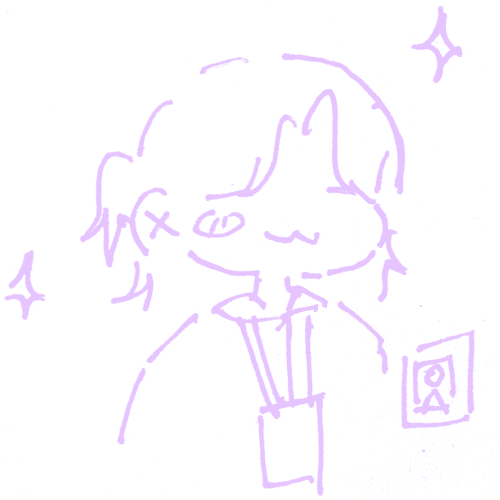
#> input picture assets/images/cess/lyra-doodle-transparent.png, 500 x 500 px
$ python generate_goodbye.py
#> lines starting #> are read from the running program, lines starting #| are printed output that depends on the picture
#!/usr/bin/env python3
"""
Generate goodbye splash artifacts for cyberdeck shutdown and reboot hooks.

Composites `assets/images/cess/lyra-doodle-transparent.png` over the theme background
(#191a28 / 0x18C5) with thickened strokes and "bai baiii" (shutdown) or "brb" (reboot).
Emits 128x128 big-endian RGB565 blobs and visual preview PNGs.
"""

from __future__ import annotations

import argparse
import sys
from pathlib import Path

from PIL import Image, ImageDraw, ImageFilter, ImageFont

_REPO_ROOT: Path = Path(__file__).resolve().parent.parent
_SOURCE_IMAGE: Path = _REPO_ROOT / "assets/images/cess/lyra-doodle-transparent.png"
_OUTPUT_DIR: Path = _REPO_ROOT / "assets/images"

_CANVAS_SIZE: int = 128
_THEME_BG: tuple[int, int, int] = (25, 26, 40)  # #191a28 / RGB565 0x18C5
_TEXT_COLOR: tuple[int, int, int] = (255, 179, 230)  # theme pink #ffb3e6


def _pack_rgb565_be(red: int, green: int, blue: int) -> bytes:
    """Pack 8-bit RGB into big-endian RGB565 bytes (matches DRAW_IMAGE blit)."""
    value = ((red & 0xF8) << 8) | ((green & 0xFC) << 3) | (blue >> 3)
    return bytes(((value >> 8) & 0xFF, value & 0xFF))


def generate_variant(text: str, output_prefix: str) -> tuple[Path, Path]:
    """Generate both preview PNG and .rgb565 blob for a goodbye doodle icon."""
#> called with text = 'bai baiii!', output_prefix = 'goodbye-shutdown'
    if not _SOURCE_IMAGE.exists():
        raise FileNotFoundError(f"Source doodle not found: {_SOURCE_IMAGE}")

    src = Image.open(_SOURCE_IMAGE).convert("RGBA")
#> src is the input picture: PIL image 500x500 RGBA; mean R, G, B, A 230, 196, 255, 20.3

    # 1. Thicken strokes before downscaling: dilate alpha and color channels
    # The strokes are delicate; dilating preserves line weight during downsampling
    alpha = src.getchannel("A")
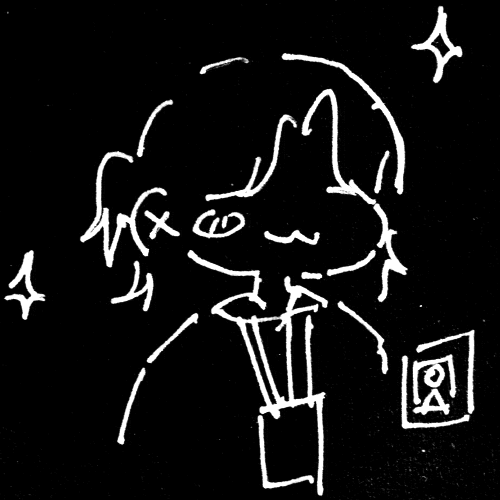
#> alpha: PIL image 500x500 L; min 0, max 255, mean 20.3
    thickened_alpha = alpha.filter(ImageFilter.MaxFilter(5))
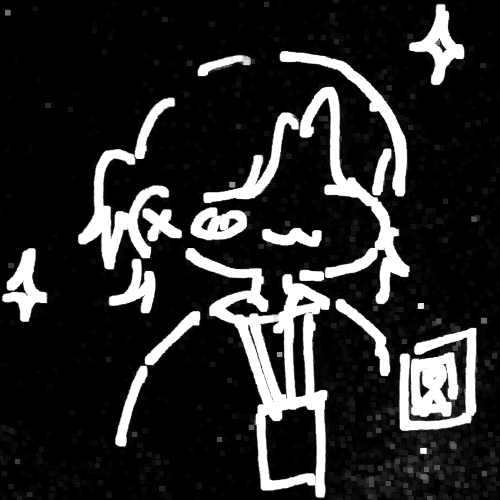
#> thickened_alpha: PIL image 500x500 L; min 0, max 255, mean 41.3
    src.putalpha(thickened_alpha)
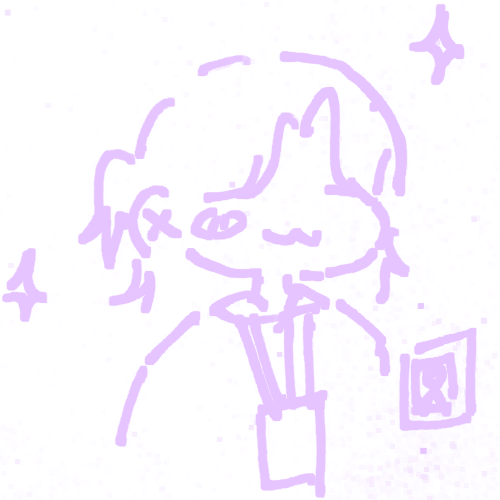
#> src: PIL image 500x500 RGBA; mean R, G, B, A 230, 196, 255, 41.3; transparent parts drawn white

    # 2. Downscale doodle to fit within 116x116 area of 128x128 canvas
    doodle_size = 116
    doodle_thumb = src.resize((doodle_size, doodle_size), Image.Resampling.LANCZOS)
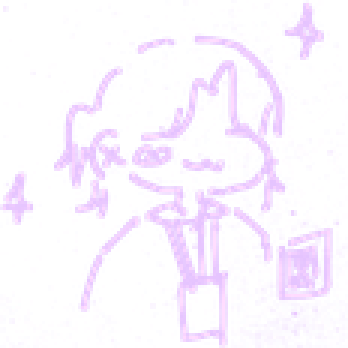
#> doodle_thumb: PIL image 116x116 RGBA (shown 3 times larger); mean R, G, B, A 127.5, 108.5, 136.9, 41; transparent parts drawn white

    # 3. Create 128x128 canvas filled with theme blurple background
    canvas = Image.new("RGBA", (_CANVAS_SIZE, _CANVAS_SIZE), (*_THEME_BG, 255))
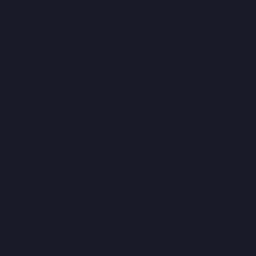
#> canvas: PIL image 128x128 RGBA (shown 2 times larger); mean R, G, B, A 25, 26, 40, 255

    # Center doodle within 128x128 canvas
    doodle_x = (_CANVAS_SIZE - doodle_size) // 2
    doodle_y = (_CANVAS_SIZE - doodle_size) // 2
    canvas.alpha_composite(doodle_thumb, (doodle_x, doodle_y))
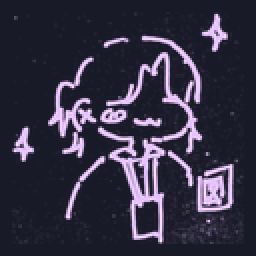
#> canvas: PIL image 128x128 RGBA (shown 2 times larger); mean R, G, B, A 52.9, 49.2, 68.4, 255

    # 4. Output Preview PNG (RGB)
    rgb_image = canvas.convert("RGB")
    preview_path = _OUTPUT_DIR / f"{output_prefix}-preview.png"
    rgb_image.save(preview_path, format="PNG")

    # 5. Output Big-Endian RGB565 Blob
    rgb565_path = _OUTPUT_DIR / f"{output_prefix}.rgb565"
    rgb565_bytes = bytearray()
    for y in range(_CANVAS_SIZE):
        for x in range(_CANVAS_SIZE):
            r, g, b = rgb_image.getpixel((x, y))
            rgb565_bytes.extend(_pack_rgb565_be(r, g, b))

    rgb565_path.write_bytes(rgb565_bytes)
    return preview_path, rgb565_path


def main() -> int:
    parser = argparse.ArgumentParser(description="Generate Cyberdeck goodbye splash artifacts")
    parser.parse_args()

    print("Generating shutdown splash ('bai baiii!')...")
    prev_sh, bin_sh = generate_variant("bai baiii!", "goodbye-shutdown")
    print(f"  Preview: {prev_sh}")
    print(f"  RGB565:  {bin_sh} ({bin_sh.stat().st_size} bytes)")

    print("Generating reboot splash ('brb :3')...")
    prev_rb, bin_rb = generate_variant("brb :3", "goodbye-reboot")
    print(f"  Preview: {prev_rb}")
    print(f"  RGB565:  {bin_rb} ({bin_rb.stat().st_size} bytes)")

    expected_size = _CANVAS_SIZE * _CANVAS_SIZE * 2
    assert bin_sh.stat().st_size == expected_size
    assert bin_rb.stat().st_size == expected_size
    print(f"SUCCESS: Both blobs verified at {expected_size} bytes (~32 KB).")
    return 0


if __name__ == "__main__":
    sys.exit(main())
#> (the program exits here)
